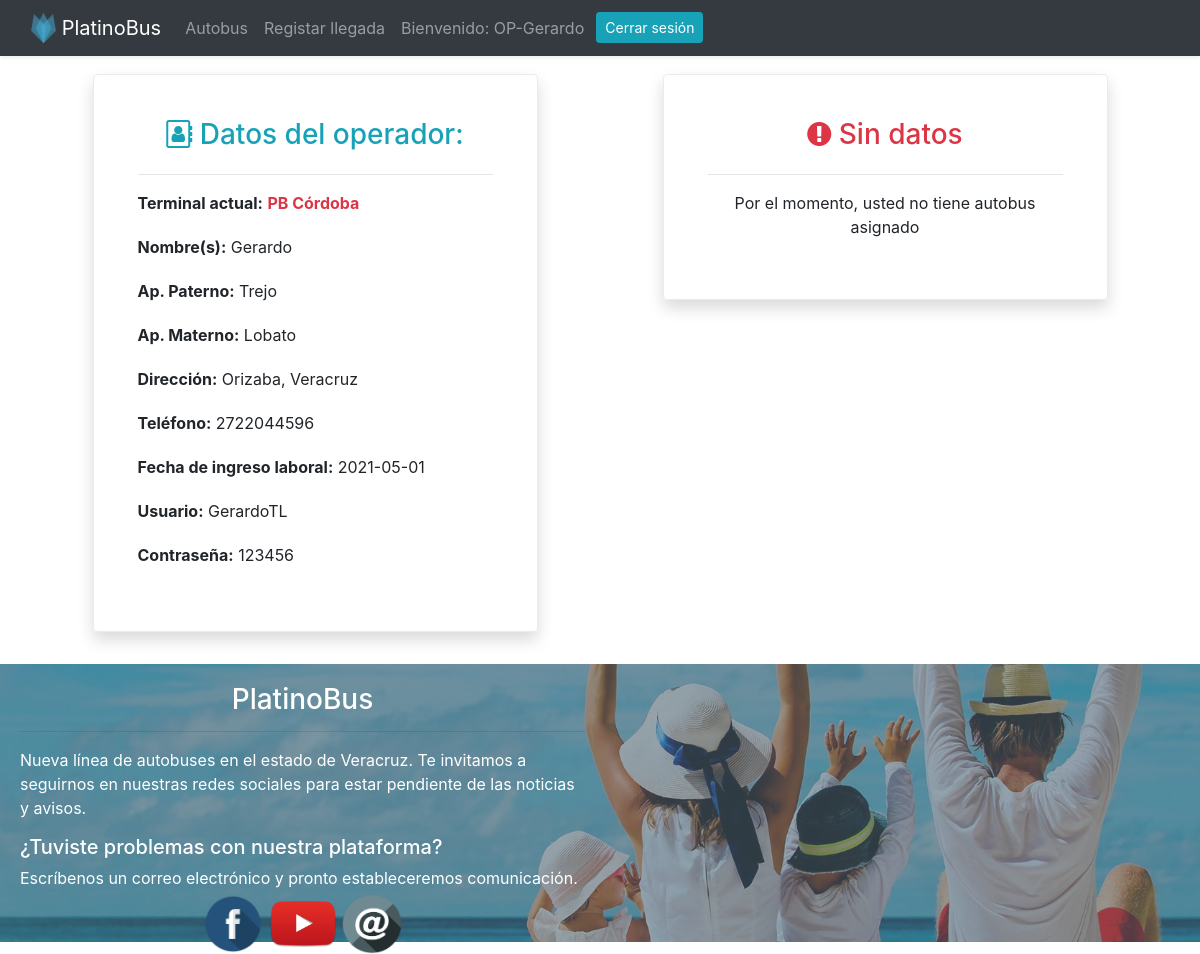
Page /operadorAutobus.php (signed in) on the committed database.
### tables this page shows
CREATE TABLE `empleados` (
  `id_empleado` int(10) NOT NULL,
  `id_terminal` int(10) NOT NULL,
  `nombre_emp` varchar(30) NOT NULL,
  `apellidop_emp` varchar(25) NOT NULL,
  `apellidom_emp` varchar(25) NOT NULL,
  `direccion_emp` varchar(150) NOT NULL,
  `telefono_emp` bigint(10) NOT NULL,
  `fecha_ingreso_laboral` date NOT NULL,
  `rol` int(1) NOT NULL,
  `usuario_emp` varchar(15) NOT NULL,
  `contrasena_emp` varchar(16) NOT NULL
);

### operadorAutobus.php (the view, shortened to what this page needs)
<?php
$obj = new conectar();
$conexion = $obj->abrirConexion();
$operador = $_SESSION["usuarioID"];
$consultaEmp = "SELECT (SELECT nombre_ter FROM terminales WHERE terminales.id_terminal = empleados.id_terminal)AS terminal, nombre_emp, apellidop_emp, apellidom_emp, direccion_emp, telefono_emp, fecha_ingreso_laboral, usuario_emp, contrasena_emp FROM empleados WHERE id_empleado = '$operador'";
$result = $conexion->query($consultaEmp);
$mostrar = $result->fetch_array(MYSQLI_NUM);
$consultaAutobus = "SELECT numero_autobus, placa, capacidad_asientos, estado FROM autobuses WHERE id_empleado = '$operador'";
$result = $conexion->query($consultaAutobus);
$mostrarAutobus = $result->fetch_array(MYSQLI_NUM);
?>
<!DOCTYPE html>
<html lang="en">
<head>
  <?php require_once "scripts.php"; ?>
</head>
<body>
  <?php require_once "header.php"; ?>
  <div class="container">
    <div class="row">
      <div class="col-lg-12">
        <div class="card text-center border-0">
          <div class="row mb-2 mt-4 d-flex justify-content-around">
            <div class="col-md-5 align-middle">
              <div class="row no-gutters border rounded overflow-hidden flex-md-row mb-4 shadow h-md-250 position-relative">
                <div class="col p-4 d-flex flex-column position-static">
                  <div class="card-body">
                    <h3 class="d-inline-block mb-2 text-info"><span class="fa fa-address-book-o"></span> Datos del operador:</h3>
                    <hr>
                    <div class="input-group flex-nowrap mt-1 mb-1">
                      <p><b>Terminal actual:</b> <b class="text-danger"> <?php echo $mostrar[0] ?> </b> </p>
                    </div>
                    <div class="input-group flex-nowrap mt-1 mb-1">
                      <p><b>Nombre(s):</b> <?php echo $mostrar[1] ?></p>
                    </div>
                    <div class="input-group flex-nowrap mt-1 mb-1">
                      <p><b>Ap. Paterno:</b> <?php echo $mostrar[2] ?></p>
                    </div>
                    <div class="input-group flex-nowrap mt-1 mb-1">
                      <p><b>Ap. Materno:</b> <?php echo $mostrar[3] ?></p>
                    </div>
                    <div class="input-group flex-nowrap mt-1 mb-1">
                      <p><b>Direcci&oacute;n:</b> <?php echo $mostrar[4] ?></p>
                    </div>
                    <div class="input-group flex-nowrap mt-1 mb-1">
                      <p><b>Tel&eacute;fono:</b> <?php echo $mostrar[5] ?></p>
                    </div>
                    <div class="input-group flex-nowrap mt-1 mb-1">
                      <p><b>Fecha de ingreso laboral:</b> <?php echo $mostrar[6] ?></p>
                    </div>
                    <div class="input-group flex-nowrap mt-1 mb-1">
                      <p><b>Usuario:</b> <?php echo $mostrar[7] ?></p>
                    </div>
                    <div class="input-group flex-nowrap mt-1 mb-1">
                      <p><b>Contraseña:</b> <?php echo $mostrar[8] ?></p>
                    </div>
                  </div>
                </div>
              </div>
            </div>
            <div class="col-md-5 align-middle">
              <div class="row no-gutters border rounded overflow-hidden flex-md-row mb-4 shadow h-md-250 position-relative">
                <div class="col p-4 d-flex flex-column position-static">
                  <div class="card-body">
                    <?php
                    if (!empty($mostrarAutobus)) {
                    ?>
                      <h3 class="d-inline-block mb-2 text-info"><span class="fa fa-bus"></span> Datos del autobus:</h3>
                      <hr>
                      <div class="input-group flex-nowrap mt-1 mb-1">
                        <p><b>N&uacute;mero de autobus:</b> <?php echo $mostrarAutobus[0] ?></p>
                      </div>
                      <div class="input-group flex-nowrap mt-1 mb-1">
                        <p><b>Placa:</b> <?php echo $mostrarAutobus[1] ?></p>
                      </div>
                      <div class="input-group flex-nowrap mt-1 mb-1">
                        <p><b>Asientos:</b> <?php echo $mostrarAutobus[2] ?></p>
                      </div>
                      <div class="input-group flex-nowrap mt-1 mb-1">
                        <p><b>Estado:</b> <?php echo ($mostrarAutobus[3] == 'c') ? "Circulación" : (($mostrarAutobus[3] == 'm') ? "Mantenimiento" : "Suspendido") ?> </p>
                      </div>
                    <?php
                    } else {
                    ?>
                      <h3 class="d-inline-block mb-2 text-danger"><span class="fa fa-exclamation-circle"></span> Sin datos</h3>
                      <hr>
                      <p>Por el momento, usted no tiene autobus asignado</p>
                    <?php
                    }
                    ?>
                  </div>
                </div>
              </div>
            </div>
          </div>
        </div>
      </div>
    </div>
  </div>
  <?php require_once "footer.php"; ?>
</body>
</html>

### operadorAutobus.php (style rules this page uses)
body { padding-top: 50px; padding-left: 0px; padding-right: 0px; margin: 0px; margin-left: 0px; }

### rows in the picture
empleados: nombre_emp "Gerardo", apellidop_emp "Trejo", apellidom_emp "Lobato", direccion_emp "Orizaba, Veracruz", telefono_emp "2722044596", fecha_ingreso_laboral "2021-05-01", usuario_emp "GerardoTL", contrasena_emp "123456"

### other values in the picture
$_SESSION['usuarioNombre'] "Gerardo"
$mostrar[0] "PB Córdoba"
